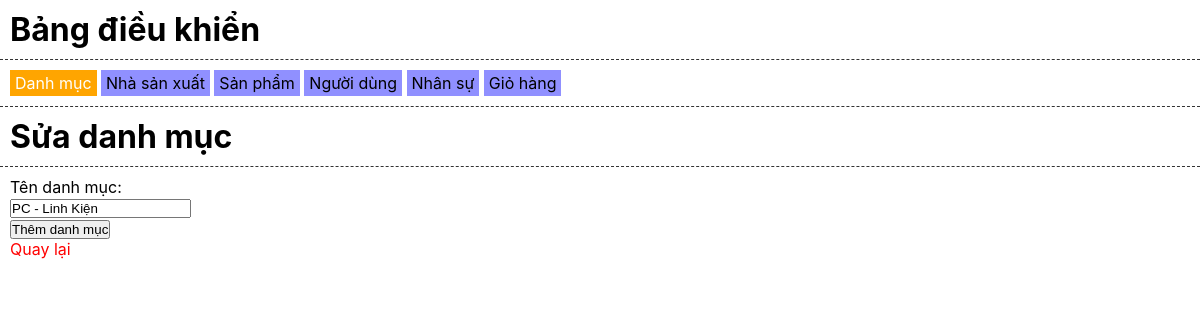
Before: /admin/category_edit.php?id=1 with the older database file.
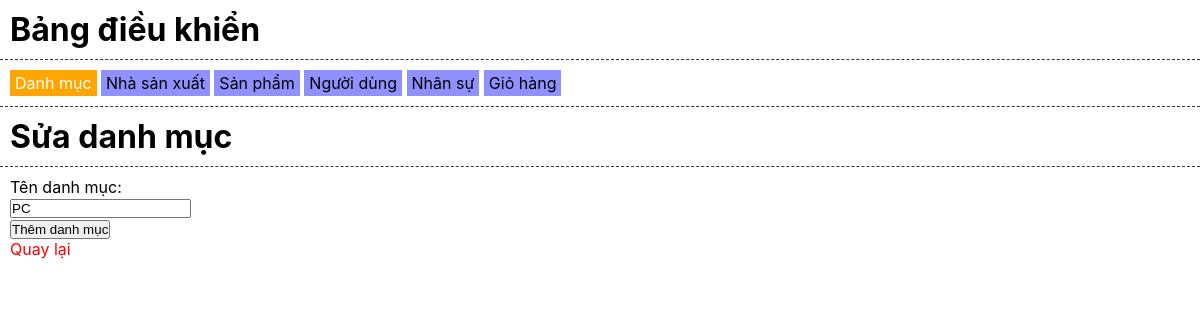
After: the same page with the newer database file.
### tables this page shows
CREATE TABLE THELOAI(
    id int not null primary key auto_increment,
    ten varchar(100) not null
);

### core/interact.database.php (called while the page is built, shortened)
<?php
require_once __DIR__ . "/connect.php";
function query(string $query)
{
    global $mysqli;
    return $mysqli->query($query);
}

### admin/category_edit.php (the view, shortened to what this page needs)
<?php
$id = isset($_GET["id"]) ? $_GET["id"] : NULL;
$kiemtra = query("SELECT * FROM THELOAI WHERE id = '{$id}'");
$dulieu = $kiemtra->fetch_assoc();
?>
<!DOCTYPE html>
<html lang="en">
<head>
    <link rel="stylesheet" href="./assets/css/index.css">
</head>
<body>
    <h1>
        Bảng điều khiển
    </h1>
    <ul>
        <li class="active"><a href="./">Danh mục</a></li>
        <li><a href="./brand.php">Nhà sản xuất</a></li>
        <li><a href="./product.php">Sản phẩm</a></li>
        <li><a href="./user.php">Người dùng</a></li>
        <li><a href="./staff.php">Nhân sự</a></li>
        <li><a href="./cart.php">Giỏ hàng</a></li>
    </ul>
    <h1>Sửa danh mục</h1>
    <div class="form">
        <form action="" method="POST">
            Tên danh mục:<br>
            <input name="ten" type="text" value="<?= $dulieu["ten"]; ?>" />
            <br>
            <input type="submit" value="Thêm danh mục" />
        </form>
        <a href="./">Quay lại</a>
    </div>
</body>
</html>

Changed rows visible on the page:
changed theloai: ten "PC - Linh Kiện" → "PC"
